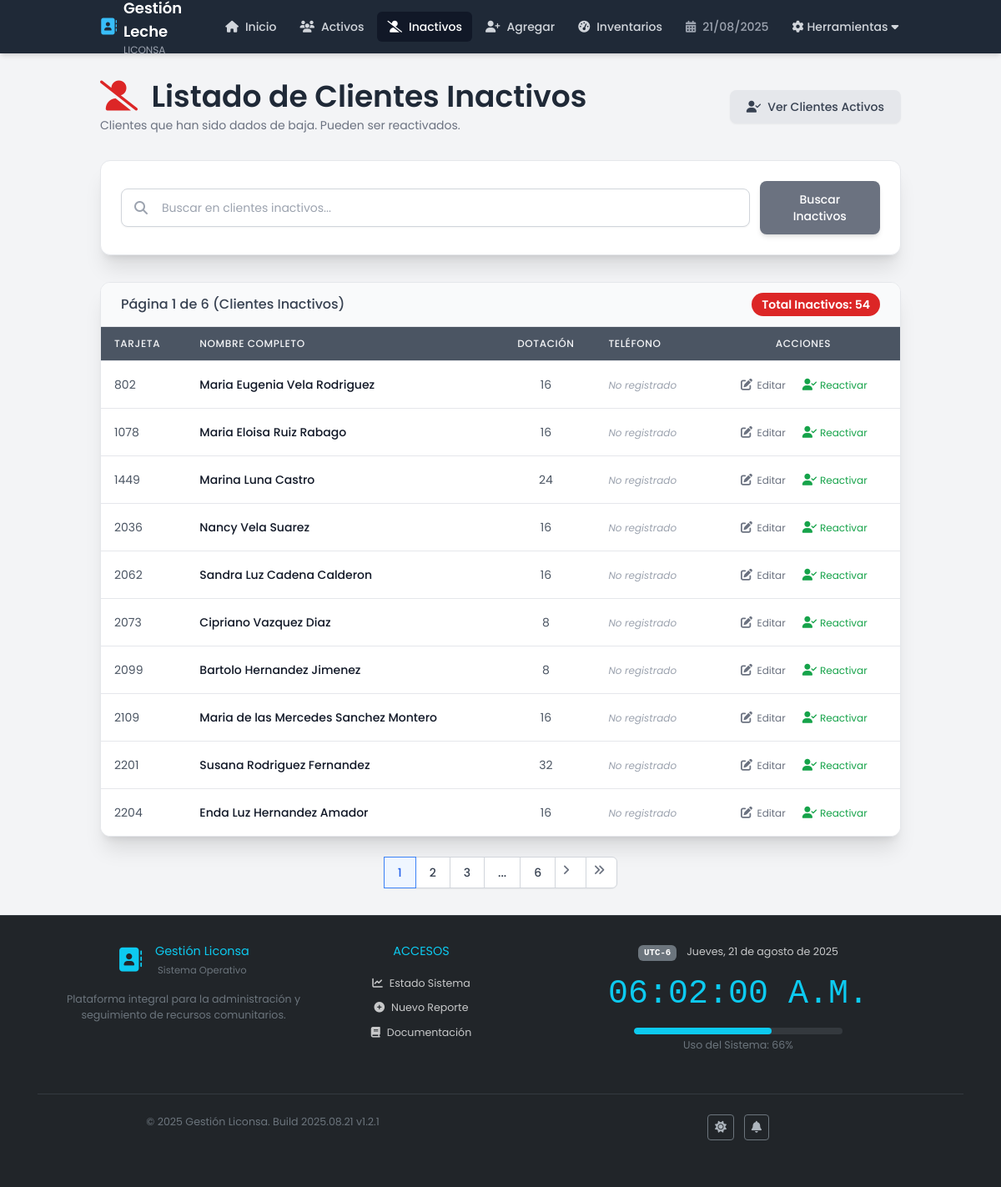
The app's page /clientes/listar_clientes_inactivos.php with its own data.
### tables this page shows
CREATE TABLE `clientes` (
  `id` int(11) NOT NULL,
  `numero_tarjeta` int(11) UNSIGNED NOT NULL,
  `nombre_completo` varchar(100) NOT NULL,
  `dotacion_maxima` int(11) NOT NULL DEFAULT 12,
  `telefono` varchar(20) DEFAULT NULL,
  `estado` enum('activo','inactivo') NOT NULL DEFAULT 'activo',
  `fecha_invitacion_grupo` datetime DEFAULT NULL,
  `fecha_registro` timestamp NOT NULL DEFAULT current_timestamp(),
  `fecha_modificacion` timestamp NOT NULL DEFAULT current_timestamp() ON UPDATE current_timestamp()
);

### clientes/cliente.php (called while the page is built, shortened)
<?php
require_once __DIR__ . '/../config/conexion.php';
class Cliente
{
    private $conn;
    private $table = 'clientes';
    public function __construct()
    {
        $database = new Conexion();
        $this->conn = $database->conectar();
    }
    public function leerInactivos($desde_registro_numero, $registros_por_pagina)
    {
        $query = "SELECT id, numero_tarjeta, nombre_completo, dotacion_maxima, telefono, estado, fecha_invitacion_grupo
                  FROM {$this->table}
                  WHERE estado = 'inactivo'
                  ORDER BY numero_tarjeta ASC, nombre_completo ASC
                  LIMIT :desde_registro_numero, :registros_por_pagina";
        try {
            $stmt = $this->conn->prepare($query);
            $stmt->bindParam(':desde_registro_numero', $desde_registro_numero, PDO::PARAM_INT);
            $stmt->bindParam(':registros_por_pagina', $registros_por_pagina, PDO::PARAM_INT);
            $stmt->execute();
            return $stmt;
        } catch (PDOException $e) {
            error_log("Error PDO en leerInactivos: " . $e->getMessage());
            return false;
        }
    }
    public function contarInactivos()
    {
        $query = "SELECT COUNT(*) as total_filas FROM {$this->table} WHERE estado = 'inactivo'";
        try {
            $stmt = $this->conn->prepare($query);
            $stmt->execute();
            $row = $stmt->fetch(PDO::FETCH_ASSOC);
            return $row ? (int)$row['total_filas'] : 0;
        } catch (PDOException $e) {
            error_log("Error PDO en contarInactivos: " . $e->getMessage());
            return 0;
        }
    }
}
?>

### config/conexion.php (called while the page is built, shortened)
<?php
class Conexion {
    private $host = 'localhost';
    private $db_name = 'gestion_leche';
    private $username = 'root';
    private $password = '';
    public function conectar() {
        $this->conn = null;
        try {
            $options = [
                PDO::ATTR_ERRMODE => PDO::ERRMODE_EXCEPTION,
                PDO::ATTR_DEFAULT_FETCH_MODE => PDO::FETCH_ASSOC,
                PDO::ATTR_EMULATE_PREPARES => false,
                PDO::MYSQL_ATTR_INIT_COMMAND => "SET sql_mode='STRICT_TRANS_TABLES'",
                PDO::ATTR_PERSISTENT => false,
            ];
            $this->conn = new PDO(
                "mysql:host={$this->host};dbname={$this->db_name};charset=utf8mb4",
                $this->username,
                $this->password,
                $options
            );
        } catch(PDOException $e) {
            error_log("Database connection error: " . $e->getMessage() . " at " . date('Y-m-d H:i:s'));
            throw new Exception("Error de conexión a la base de datos");
        }
        return $this->conn;
    }
}
?>

### clientes/listar_clientes_inactivos.php (the view, shortened to what this page needs)
<?php
include_once __DIR__ . "/../layout/header.php";
include_once __DIR__ . "/cliente.php";
$cliente = new Cliente();
$pagina_actual = isset($_GET['pagina']) ? (int)$_GET['pagina'] : 1;
$registros_por_pagina = 10;
$inicio_desde = ($pagina_actual - 1) * $registros_por_pagina;
$busqueda_inactivos = isset($_GET['busqueda_inactivos']) ? trim($_GET['busqueda_inactivos']) : '';
$resultado_obj = null;
$total_items = 0;
$total_paginas = 0;
$es_busqueda_inactivos_activa = !empty($busqueda_inactivos);
$titulo_dinamico = "Listado de Clientes Inactivos";
if ($es_busqueda_inactivos_activa) {
    $titulo_dinamico = "Búsqueda en Clientes Inactivos";
    $resultado_obj = $cliente->buscarInactivos($busqueda_inactivos);
    if ($resultado_obj) {
        $total_items = $resultado_obj->rowCount();
    } else {
        $mensaje_notificacion = "Error al buscar clientes inactivos.";
        $tipo_notificacion = "danger";
    }
} else {
    $resultado_obj = $cliente->leerInactivos($inicio_desde, $registros_por_pagina);
    if ($resultado_obj) {
        $total_items = $cliente->contarInactivos();
        if ($total_items > 0) {
            $total_paginas = ceil($total_items / $registros_por_pagina);
        }
    } else {
        $mensaje_notificacion = "Error al cargar la lista de clientes inactivos.";
        $tipo_notificacion = "danger";
    }
}
?>
<div class="container mx-auto px-4 sm:px-6 lg:px-8 py-6 md:py-8">
    <header class="mb-6 md:mb-8">
        <div class="flex flex-col md:flex-row justify-between items-center gap-4 md:gap-6">
            <div class="text-center md:text-left">
                <h1 class="text-2xl sm:text-3xl lg:text-4xl font-semibold text-gray-800 leading-tight">
                    <i class="fas fa-user-slash text-red-600 mr-2"></i>
                    <?php echo htmlspecialchars($titulo_dinamico); ?>
                </h1>
                <p class="text-sm text-gray-500 mt-1">Clientes que han sido dados de baja. Pueden ser reactivados.</p>
            </div>
            <div class="flex-shrink-0">
                <a href="listar_clientes.php" class="bg-gray-200 hover:bg-gray-300 text-gray-700 font-medium py-2.5 px-5 rounded-lg shadow-sm hover:shadow-md flex items-center justify-center text-sm transition duration-150 ease-in-out">
                    <i class="fas fa-user-check mr-2"></i>Ver Clientes Activos
                </a>
            </div>
        </div>
    </header>
    <div class="mb-6 md:mb-8 bg-white p-4 sm:p-6 rounded-xl shadow-xl border border-gray-200">
        <form action="listar_clientes_inactivos.php" method="GET" class="flex flex-col sm:flex-row items-center gap-3 relative" id="formBusquedaInactivos">
            <div class="relative flex-grow w-full">
                <div class="absolute inset-y-0 left-0 pl-4 flex items-center pointer-events-none">
                </div>
                <input type="text" name="busqueda_inactivos" id="busqueda_cliente_inactivo_input" class="w-full pl-12 pr-3 py-3 border border-gray-300 rounded-lg shadow-sm focus:outline-none focus:ring-2 focus:ring-liconsa-blue focus:border-liconsa-blue text-sm" placeholder="Buscar en clientes inactivos..." value="<?php echo htmlspecialchars($busqueda_inactivos); ?>" autocomplete="off">
                </div>
            <button type="submit" class="w-full sm:w-auto bg-gray-500 hover:bg-gray-600 text-white font-medium py-3 px-6 rounded-lg shadow-md hover:shadow-lg text-sm transition duration-150 ease-in-out">Buscar Inactivos</button>
        </form>
    </div>
    <?php if ($resultado_obj && $total_items > 0): ?>
        <div class="bg-white shadow-xl rounded-xl border border-gray-200 overflow-hidden">
            <div class="bg-gray-50 px-4 py-3 sm:px-6 border-b border-gray-200">
                <div class="flex flex-col sm:flex-row justify-between items-center gap-2">
                    <h3 class="text-sm sm:text-base font-medium text-gray-700">
                        <?php if ($es_busqueda_inactivos_activa): ?>
                            <span class="px-3 py-1 text-xs sm:text-sm font-semibold text-gray-800 bg-gray-200 rounded-full"><?php echo $total_items; ?> clientes inactivos encontrados</span>
                        <?php elseif ($total_paginas > 0): ?>
                            Página <?php echo $pagina_actual; ?> de <?php echo $total_paginas; ?> <span class="hidden sm:inline">(Clientes Inactivos)</span>
                        <?php else: ?>
                            Clientes Inactivos
                        <?php endif; ?>
                    </h3>
                    <span class="px-3 py-1 text-xs sm:text-sm font-semibold text-white bg-red-600 rounded-full">
                        Total Inactivos: <?php echo $total_items; ?>
                    </span>
                </div>
            </div>
            <div class="overflow-x-auto">
                <table class="min-w-full divide-y divide-gray-200">
                    <thead class="bg-gray-600">
                        <tr>
                            <th scope="col" class="px-4 py-3 text-left text-xs font-medium text-gray-100 uppercase tracking-wider">Tarjeta</th>
                            <th scope="col" class="px-4 py-3 text-left text-xs font-medium text-gray-100 uppercase tracking-wider">Nombre Completo</th>
                            <th scope="col" class="px-4 py-3 text-center text-xs font-medium text-gray-100 uppercase tracking-wider">Dotación</th>
                            <th scope="col" class="px-4 py-3 text-left text-xs font-medium text-gray-100 uppercase tracking-wider">Teléfono</th>
                            <th scope="col" class="px-4 py-3 text-center text-xs font-medium text-gray-100 uppercase tracking-wider min-w-[140px] sm:min-w-[160px]">Acciones</th>
                        </tr>
                    </thead>
                    <tbody class="bg-white divide-y divide-gray-200">
                        <?php while ($row = $resultado_obj->fetch(PDO::FETCH_ASSOC)): ?>
                            <tr class="hover:bg-gray-50 transition duration-150 ease-in-out">
                                <td class="px-4 py-3 whitespace-nowrap text-sm text-gray-600"><?php echo htmlspecialchars($row['numero_tarjeta']); ?></td>
                                <td class="px-4 py-3 whitespace-nowrap text-sm font-medium text-gray-900"><?php echo htmlspecialchars($row['nombre_completo']); ?></td>
                                <td class="px-4 py-3 whitespace-nowrap text-sm text-gray-600 text-center"><?php echo htmlspecialchars($row['dotacion_maxima']); ?></td>
                                <td class="px-4 py-3 whitespace-nowrap text-sm text-gray-600">
                                    <?php if (!empty($row['telefono'])):
                                        $telefono_limpio = preg_replace('/\D/', '', $row['telefono']);
                                        $numero_whatsapp = $telefono_limpio;
                                        if (!empty($telefono_limpio)) {
                                            if (strlen($telefono_limpio) === 10 && substr($telefono_limpio, 0, 2) !== '52') { $numero_whatsapp = '52' . $telefono_limpio; }
                                            elseif (substr($telefono_limpio, 0, 2) === '52' && strlen($telefono_limpio) === 12) { $numero_whatsapp = $telefono_limpio; }
                                            elseif (strpos($telefono_limpio, '+') === 0) { $numero_whatsapp = $telefono_limpio; }
                                            else if (strlen($telefono_limpio) > 0 && strlen($telefono_limpio) < 12 && substr($telefono_limpio, 0, 2) !== '52' && strpos($telefono_limpio, '+') !== 0){ $numero_whatsapp = '52' . $telefono_limpio; }
                                        }
                                    ?>
                                        <a href="https://wa.me/<?php echo $numero_whatsapp; ?>" target="_blank" class="text-green-600 hover:text-green-700 hover:underline inline-flex items-center text-xs sm:text-sm" title="Contactar por WhatsApp">
                                            <i class="fab fa-whatsapp mr-1"></i> <span class="hidden sm:inline"><?php echo htmlspecialchars($row['telefono']); ?></span>
                                        </a>
                                    <?php else: ?>
                                        <span class="text-gray-400 italic text-xs">No registrado</span>
                                    <?php endif; ?>
                                </td>
                                <td class="px-4 py-3 whitespace-nowrap text-sm text-center">
                                    <div class="flex items-center justify-center space-x-1 sm:space-x-2">
                                        <a href="editar_cliente.php?id=<?php echo $row['id']; ?>&origen=inactivos<?php echo $es_busqueda_inactivos_activa ? '&termino_busqueda_inactivos='.urlencode($busqueda_inactivos) : ''; ?>"
                                           class="text-gray-500 hover:text-gray-700 p-1.5 rounded-md hover:bg-gray-100 transition duration-150 ease-in-out" title="Editar Datos">
                                            <i class="fas fa-edit fa-fw"></i> <span class="hidden lg:inline text-xs">Editar</span>
                                        </a>
                                        <?php
                                        $url_reactivar = "eliminar_cliente.php?id=" . $row['id'] . "&activar=1&origen=inactivos";
                                        ?>
                                        <a href="<?php echo $url_reactivar; ?>" class="text-green-600 hover:text-green-800 p-1.5 rounded-md hover:bg-green-50 transition duration-150 ease-in-out" title="Reactivar Cliente" onclick="return confirm('¿Está seguro de reactivar a este cliente? Volverá a la lista de activos.')">
                                            <i class="fas fa-user-check fa-fw"></i> <span class="hidden lg:inline text-xs">Reactivar</span>
                                        </a>
                                    </div>
                                </td>
                            </tr>
                        <?php endwhile; ?>
                    </tbody>
                </table>
            </div>
        </div>
        <?php if (!$es_busqueda_inactivos_activa && $total_paginas > 1): ?>
            <div class="mt-6 flex justify-center">
                <nav class="relative z-0 inline-flex rounded-lg shadow-sm -space-x-px" aria-label="Paginación">
                    <?php
                    $rango_display = 2;
                    $inicio_loop = max(1, $pagina_actual - $rango_display);
                    $fin_loop = min($total_paginas, $pagina_actual + $rango_display);
                    for ($i = $inicio_loop; $i <= $fin_loop; $i++):?>
                        <a href="?pagina=<?php echo $i; ?><?php echo $es_busqueda_inactivos_activa ? '&busqueda_inactivos='.urlencode($busqueda_inactivos) : ''; ?>" class="relative inline-flex items-center px-4 py-2 border text-sm font-medium <?php echo ($i == $pagina_actual) ? 'z-10 bg-blue-50 border-blue-500 text-blue-600' : 'bg-white border-gray-300 text-gray-700 hover:bg-gray-100'; ?> transition duration-150 ease-in-out">
                            <?php echo $i; ?>
                        </a>
                    <?php endfor;
                    if ($fin_loop < $total_paginas):
                        if ($fin_loop < $total_paginas - 1) { echo '<span class="relative hidden md:inline-flex items-center px-4 py-2 border border-gray-300 bg-white text-sm font-medium text-gray-700">...</span>'; }
                        echo '<a href="?pagina='.$total_paginas.($es_busqueda_inactivos_activa ? '&busqueda_inactivos='.urlencode($busqueda_inactivos) : '').'" class="relative hidden md:inline-flex items-center px-4 py-2 border border-gray-300 bg-white text-sm font-medium text-gray-700 hover:bg-gray-100 transition duration-150 ease-in-out">'.$total_paginas.'</a>';
                    endif; ?>
                    <?php if ($pagina_actual < $total_paginas): ?>
                        <a href="?pagina=<?php echo $pagina_actual + 1; ?><?php echo $es_busqueda_inactivos_activa ? '&busqueda_inactivos='.urlencode($busqueda_inactivos) : ''; ?>" class="relative inline-flex items-center px-2 py-2 border border-gray-300 bg-white text-sm font-medium text-gray-500 hover:bg-gray-100 transition duration-150 ease-in-out">
                            <span class="sr-only">Siguiente</span><i class="fas fa-angle-right h-5 w-5"></i>
                        </a>
                        <a href="?pagina=<?php echo $total_paginas; ?><?php echo $es_busqueda_inactivos_activa ? '&busqueda_inactivos='.urlencode($busqueda_inactivos) : ''; ?>" class="relative inline-flex items-center px-2 py-2 rounded-r-md border border-gray-300 bg-white text-sm font-medium text-gray-500 hover:bg-gray-100 transition duration-150 ease-in-out">
                            <span class="sr-only">Última</span><i class="fas fa-angle-double-right h-5 w-5"></i>
                        </a>
                    <?php endif; ?>
                </nav>
            </div>
        <?php endif; ?>
    <?php endif; ?>
</div>
<?php
include_once __DIR__ . "/../layout/footer.php";
?>

### records on screen
clientes: numero_tarjeta "802", nombre_completo "Maria Eugenia Vela Rodriguez", dotacion_maxima "16", shows "No registrado"
clientes: numero_tarjeta "1078", nombre_completo "Maria Eloisa Ruiz Rabago", dotacion_maxima "16", shows "No registrado"
clientes: numero_tarjeta "1449", nombre_completo "Marina Luna Castro", dotacion_maxima "24", shows "No registrado"
clientes: numero_tarjeta "2036", nombre_completo "Nancy Vela Suarez", dotacion_maxima "16", shows "No registrado"
clientes: numero_tarjeta "2062", nombre_completo "Sandra Luz Cadena Calderon", dotacion_maxima "16", shows "No registrado"
clientes: numero_tarjeta "2073", nombre_completo "Cipriano Vazquez Diaz", dotacion_maxima "8", shows "No registrado"
clientes: numero_tarjeta "2099", nombre_completo "Bartolo Hernandez Jimenez", dotacion_maxima "8", shows "No registrado"
clientes: numero_tarjeta "2109", nombre_completo "Maria de las Mercedes Sanchez Montero", dotacion_maxima "16", shows "No registrado"
clientes: numero_tarjeta "2201", nombre_completo "Susana Rodriguez Fernandez", dotacion_maxima "32", shows "No registrado"
clientes: numero_tarjeta "2204", nombre_completo "Enda Luz Hernandez Amador", dotacion_maxima "16", shows "No registrado"

### other values on screen
$titulo_dinamico "Listado de Clientes Inactivos"
$pagina_actual "1"
$total_paginas "6"
$total_items "54"
